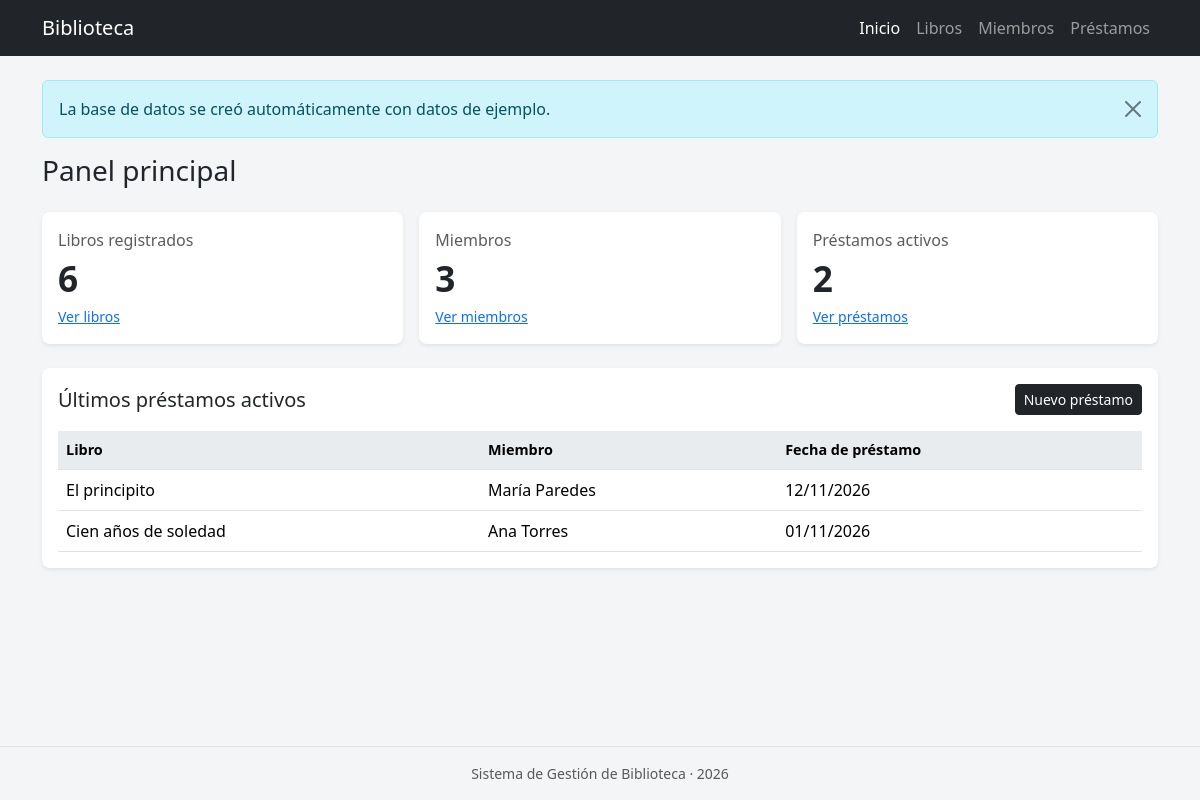
The page / on the database its author committed.
### tables this page shows
CREATE TABLE Prestamos (
    prestamo_id INT AUTO_INCREMENT PRIMARY KEY,
    libro_id INT NOT NULL,
    miembro_id INT NOT NULL,
    fecha_prestamo DATE NOT NULL,
    fecha_devolucion DATE NULL,
    estado ENUM('Prestado','Devuelto') NOT NULL DEFAULT 'Prestado',
    CONSTRAINT fk_prestamo_libro FOREIGN KEY (libro_id) REFERENCES Libros(libro_id) ON DELETE RESTRICT,
    CONSTRAINT fk_prestamo_miembro FOREIGN KEY (miembro_id) REFERENCES Miembros(miembro_id) ON DELETE RESTRICT
);

CREATE TABLE Libros (
    libro_id INT AUTO_INCREMENT PRIMARY KEY,
    titulo VARCHAR(150) NOT NULL,
    autor VARCHAR(100) NOT NULL,
    genero VARCHAR(50) NOT NULL,
    anio_publicacion INT NOT NULL
);

### funciones.php (called while the page is built, shortened)
<?php
function e($texto)
{
    return htmlspecialchars((string) $texto, ENT_QUOTES, 'UTF-8');
}
function fecha($fecha)
{
    return $fecha ? date('d/m/Y', strtotime($fecha)) : '—';
}

### index.php (the view, shortened to what this page needs)
<?php
require_once __DIR__ . '/conexion.php';
$totalLibros = $pdo->query('SELECT COUNT(*) FROM Libros')->fetchColumn();
$totalMiembros = $pdo->query('SELECT COUNT(*) FROM Miembros')->fetchColumn();
$totalActivos = $pdo->query("SELECT COUNT(*) FROM Prestamos WHERE estado = 'Prestado'")->fetchColumn();
$recientes = $pdo->query(
    "SELECT p.fecha_prestamo, l.titulo, CONCAT(m.nombre, ' ', m.apellido) AS miembro
     FROM Prestamos p
     JOIN Libros l ON l.libro_id = p.libro_id
     JOIN Miembros m ON m.miembro_id = p.miembro_id
     WHERE p.estado = 'Prestado'
     ORDER BY p.fecha_prestamo DESC
     LIMIT 5"
)->fetchAll();
require __DIR__ . '/header.php';
?>
<h1 class="h3 mb-4">Panel principal</h1>
<div class="row g-3 mb-4">
    <div class="col-md-4">
        <div class="card shadow-sm stat-card">
            <div class="card-body">
                <div class="text-muted">Libros registrados</div>
                <div class="numero"><?= $totalLibros ?></div>
                <a href="<?= BASE_URL ?>libros_listar.php" class="small">Ver libros</a>
            </div>
        </div>
    </div>
    <div class="col-md-4">
        <div class="card shadow-sm stat-card">
            <div class="card-body">
                <div class="text-muted">Miembros</div>
                <div class="numero"><?= $totalMiembros ?></div>
                <a href="<?= BASE_URL ?>miembros_listar.php" class="small">Ver miembros</a>
            </div>
        </div>
    </div>
    <div class="col-md-4">
        <div class="card shadow-sm stat-card">
            <div class="card-body">
                <div class="text-muted">Préstamos activos</div>
                <div class="numero"><?= $totalActivos ?></div>
                <a href="<?= BASE_URL ?>prestamos_listar.php" class="small">Ver préstamos</a>
            </div>
        </div>
    </div>
</div>
<div class="card shadow-sm">
    <div class="card-body">
        <div class="d-flex justify-content-between align-items-center mb-3">
            <h2 class="h5 mb-0">Últimos préstamos activos</h2>
            <a href="<?= BASE_URL ?>prestamos_crear.php" class="btn btn-dark btn-sm">Nuevo préstamo</a>
        </div>
        <?php if ($recientes): ?>
            <div class="table-responsive">
                <table class="table table-hover mb-0">
                    <thead>
                    <tr><th>Libro</th><th>Miembro</th><th>Fecha de préstamo</th></tr>
                    </thead>
                    <tbody>
                    <?php foreach ($recientes as $fila): ?>
                        <tr>
                            <td><?= e($fila['titulo']) ?></td>
                            <td><?= e($fila['miembro']) ?></td>
                            <td><?= fecha($fila['fecha_prestamo']) ?></td>
                        </tr>
                    <?php endforeach; ?>
                    </tbody>
                </table>
            </div>
        <?php else: ?>
            <p class="text-muted mb-0">No hay préstamos activos.</p>
        <?php endif; ?>
    </div>
</div>
<?php require __DIR__ . '/footer.php'; ?>

### estilos.css (style rules this page uses)
body { background-color: #f4f5f7; min-height: 100vh; display: flex; flex-direction: column; }
.card { border: none; border-radius: 8px; }
.stat-card .numero { font-size: 2.2rem; font-weight: 600; color: #212529; }
.table thead th { background-color: #e9ecef; font-weight: 600; font-size: 0.9rem; }
.table td { vertical-align: middle; }

### rows shown on the page
prestamos: libro.titulo "El principito", miembro "María Paredes", fecha_prestamo "12/11/2026"
prestamos: libro.titulo "Cien años de soledad", miembro "Ana Torres", fecha_prestamo "01/11/2026"

### other values the page prints
$texto "Inicio"
$texto "Libros"
$texto "Miembros"
$texto "Préstamos"
$_SESSION['mensaje']['texto'] "La base de datos se creó automáticamente con datos de ejemplo."
$totalLibros "6"
$totalMiembros "3"
$totalActivos "2"
